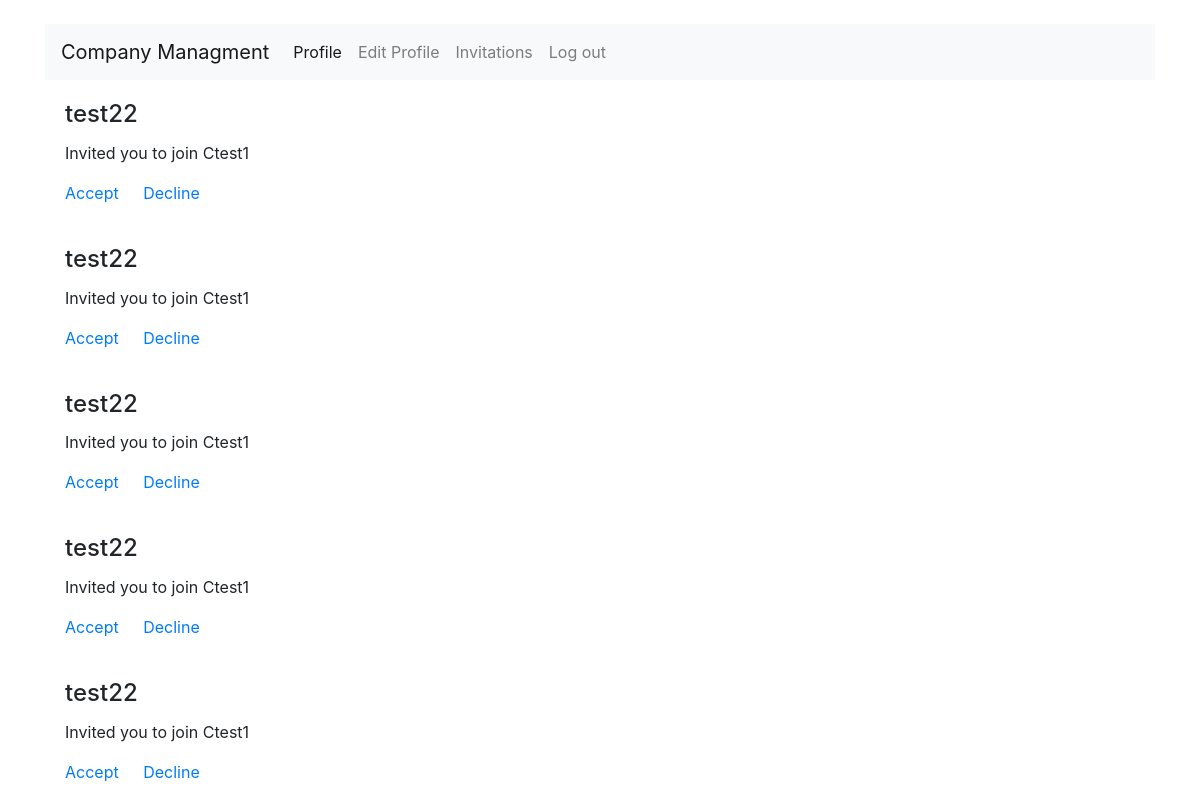
/invitations/ (signed in), run on the app's committed database.
### companyManagment/models.py (models this page shows, shortened)
class Invitation(models.Model):
    user = models.ForeignKey(User, on_delete=models.CASCADE)
    invitedby = models.ForeignKey(
        User, default=17, on_delete=models.CASCADE, related_name='invitedby')
    text = models.CharField(max_length=100, default='')
    status = models.CharField(max_length=50, default='')
    objects = models.Manager()

### companyManagment/views.py (the view)
# urls.py: url(r'^invitations/$', views.recievied_invitations,
@login_required
def recievied_invitations(request):
    pk = request.GET.get('pk')
    result = request.GET.get('result')
    invitationid = request.GET.get('invitation')
    if pk:
        if "accepted" in result:
            current_user = request.user
            get_admin = User.objects.get(pk=pk)
            admin_company = get_admin.userprofile.company
            current_user_profile = UserProfile.objects.get(
                user_id=current_user.id)
            current_user_profile.company = admin_company
            current_user_profile.save()
            current_user_invitations = Invitation.objects.get(pk=invitationid)
            current_user_invitations.status = result
            current_user_invitations.save()
            return redirect('recievied_invitations')
        elif "rejected" in result:
            user = request.user
            current_user_invitations = Invitation.objects.get(pk=invitationid)
            current_user_invitations.status = result
            current_user_invitations.save()
    else:
        user = request.user
    notification = Invitation.objects.filter(user=request.user)
    args = {'user': user, 'invite': notification}
    return render(request, 'accounts/invitations.html', args)

### companyManagment/templates/accounts/invitations.html (shortened to what this page needs)
{% extends 'base.html' %}  {% block body %}
<div class="container">
    {% for list in invite %} {% if list.status == "pending" %}
    <div class="card-body">
        <h4 class="card-title">{{list.invitedby}}</h4>
        <p class="card-text">{{list.text}}</p>
        <a href="{% url 'recievied_invitations' %}?pk={{list.invitedby.id}}&result=accepted&invitation={{list.id}}" class="card-link">Accept</a>
        <a href="{% url 'recievied_invitations' %}?pk={{list.invitedby.id}}&result=rejected&invitation={{list.id}}" class="card-link">Decline</a>
    </div>
    {%endif%} {% endfor %}
</div>
{% endblock %}

### data on the page
Invitation: invitedby "test22", text "Invited you to join Ctest1"
Invitation: invitedby "test22", text "Invited you to join Ctest1"
Invitation: invitedby "test22", text "Invited you to join Ctest1"
Invitation: invitedby "test22", text "Invited you to join Ctest1"
Invitation: invitedby "test22", text "Invited you to join Ctest1"
